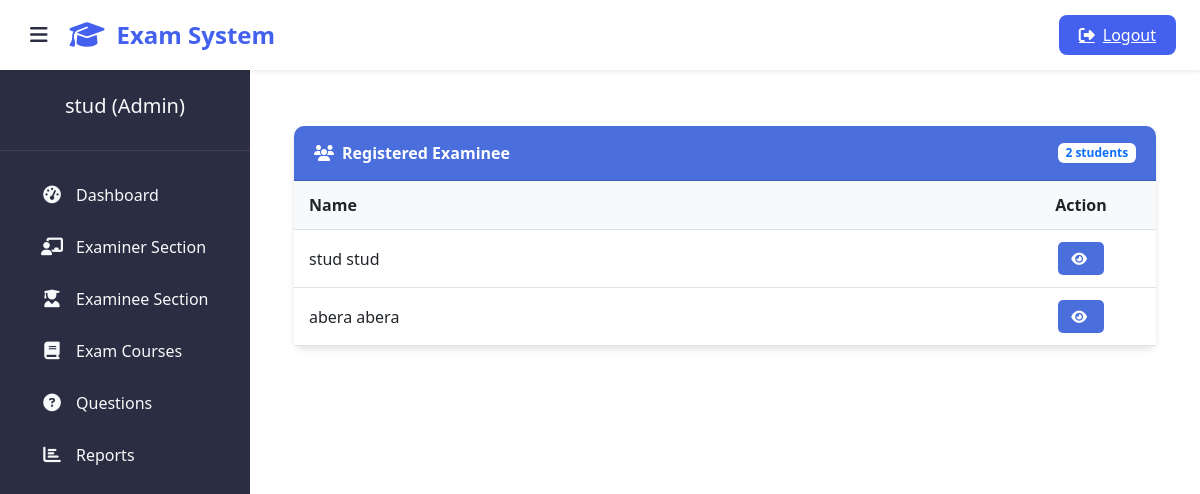
Page /admin-view-student-marks (signed in) on the earlier database version.
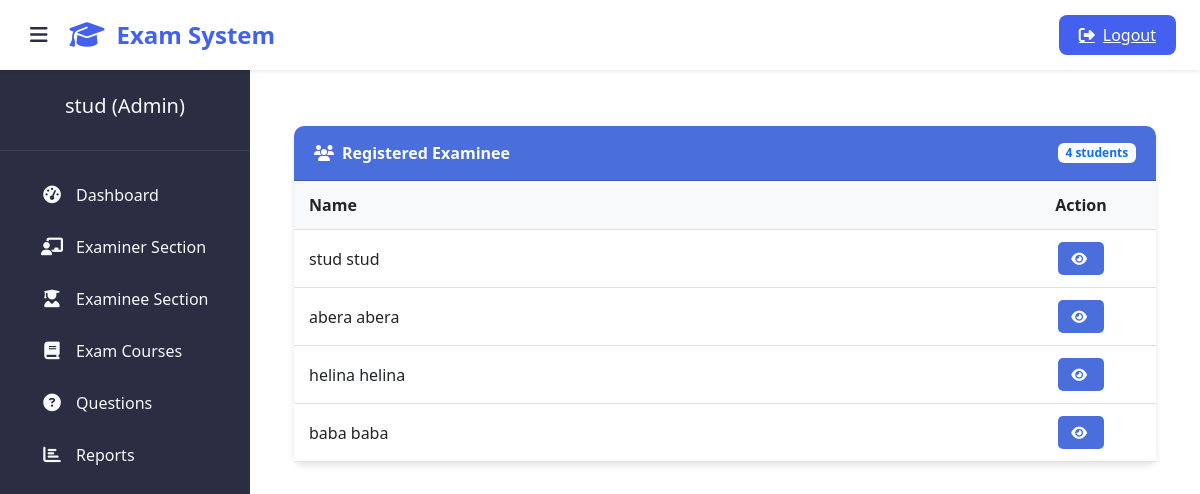
Same page on the later database version.
### student/models.py (models this page shows, shortened)
class Student(models.Model):
    user=models.OneToOneField(User,on_delete=models.CASCADE)
    address = models.CharField(max_length=40)
    mobile = models.CharField(max_length=20,null=False)
    organization = models.CharField(max_length=200, null=False)
    course = models.ForeignKey(
        'exam.Course',
        on_delete=models.SET_NULL,
        null=True
    )
    @property
    def get_name(self):
        return self.user.first_name+" "+self.user.last_name

### exam/views.py (the view)
# urls.py: path('admin-view-student-marks', views.admin_view_student_marks_view,name='admin-view-student-marks'),
@login_required(login_url='adminlogin')
def admin_view_student_marks_view(request):
    students= SMODEL.Student.objects.all()
    return render(request,'exam/admin_view_student_marks.html',{'students':students})

### templates/exam/admin_view_student_marks.html (shortened to what this page needs)
{% extends 'exam/adminbase.html' %}
{% block content %}
{%load static%}
<head>
  <link href="https://cdn.jsdelivr.net/npm/bootstrap@5.3.0/dist/css/bootstrap.min.css" rel="stylesheet">
  <link rel="stylesheet" href="https://cdnjs.cloudflare.com/ajax/libs/font-awesome/6.4.0/css/all.min.css">
</head>
<div class="container py-4">
  <div class="card">
    <div class="card-header d-flex justify-content-between align-items-center">
      <span><i class="fas fa-users me-2"></i>Registered Examinee</span>
      <span class="badge bg-white text-primary">{{ students|length }} students</span>
    </div>
    <div class="card-body p-0">
      {% if students %}
      <div class="table-responsive">
        <table class="table table-hover">
          <thead>
            <tr>
              <th>Name</th>
              <th class="text-center">Action</th>
            </tr>
          </thead>
          <tbody>
            {% for t in students %}
            <tr>
              <td>{{ t.get_name }}</td>
              <td class="text-center action-cell">
                <a class="btn btn-view" href="{% url 'admin-view-marks' t.id %}">
                  <i class="fas fa-eye me-1"></i>
                </a>
              </td>
            </tr>
            {% endfor %}
          </tbody>
        </table>
      </div>
      {% else %}
      <div class="empty-state">
        <i class="fas fa-user-graduate"></i>
        <h5>No Students Registered</h5>
        <p>There are currently no students registered in the system.</p>
      </div>
      {% endif %}
    </div>
  </div>
</div>
{% endblock content %}

Differences in the rows shown:
added Student: get_name "helina helina"
added Student: get_name "baba baba"
Other differences:
{{ students|length }}: "2" → "4"
